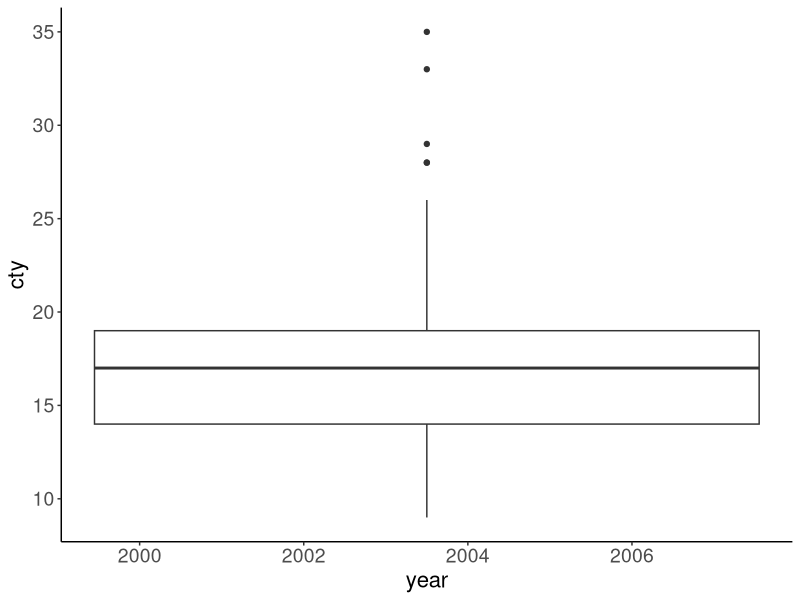
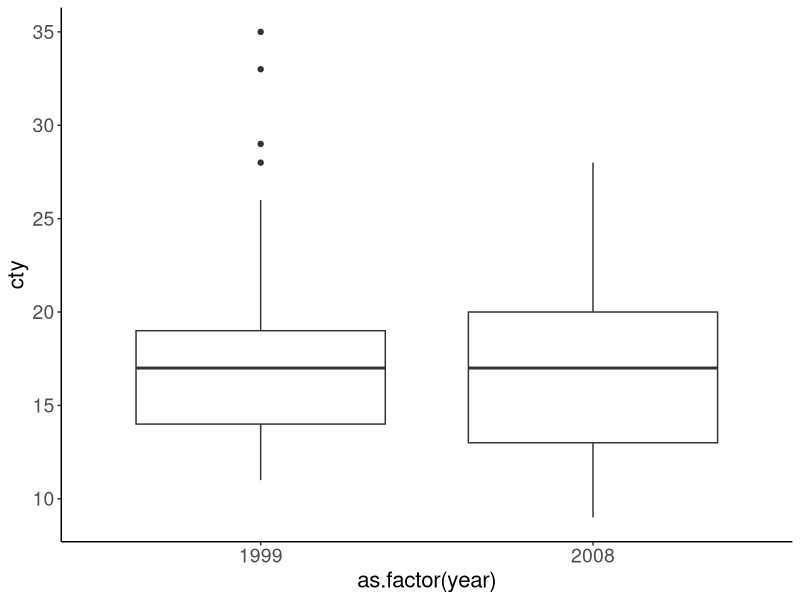
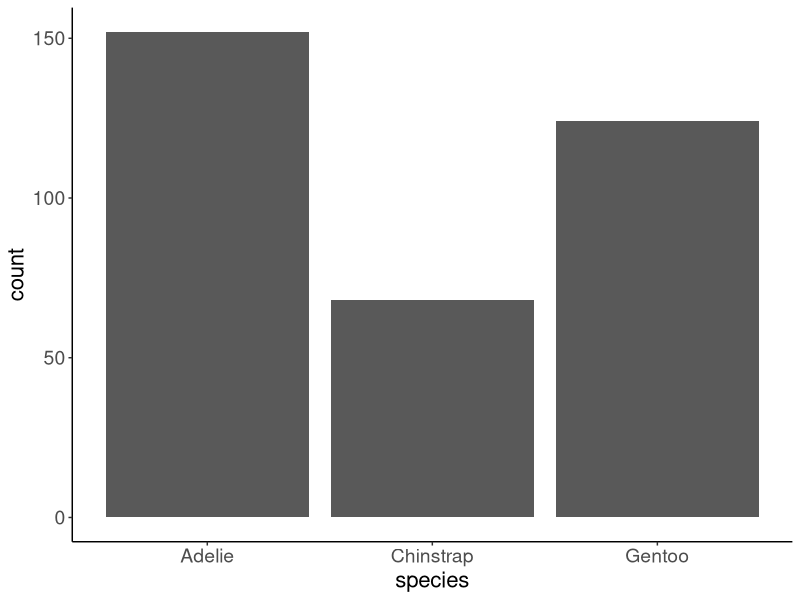
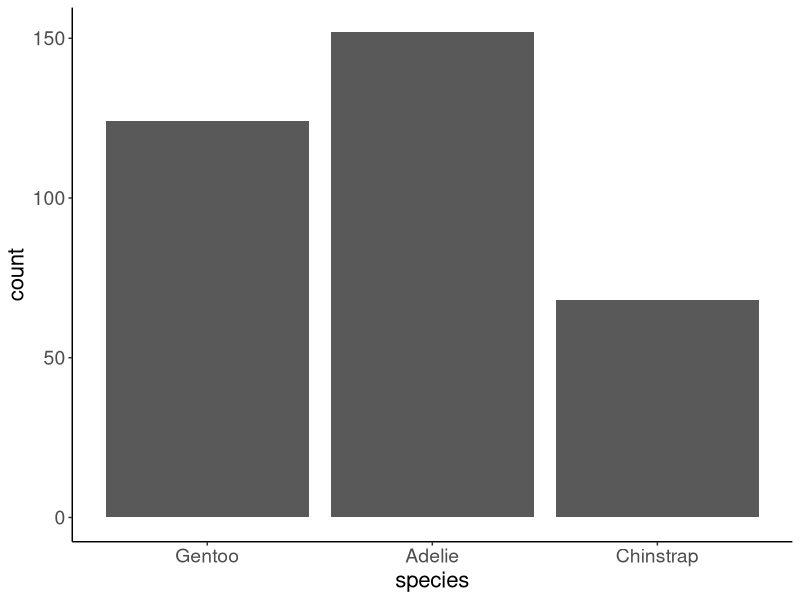
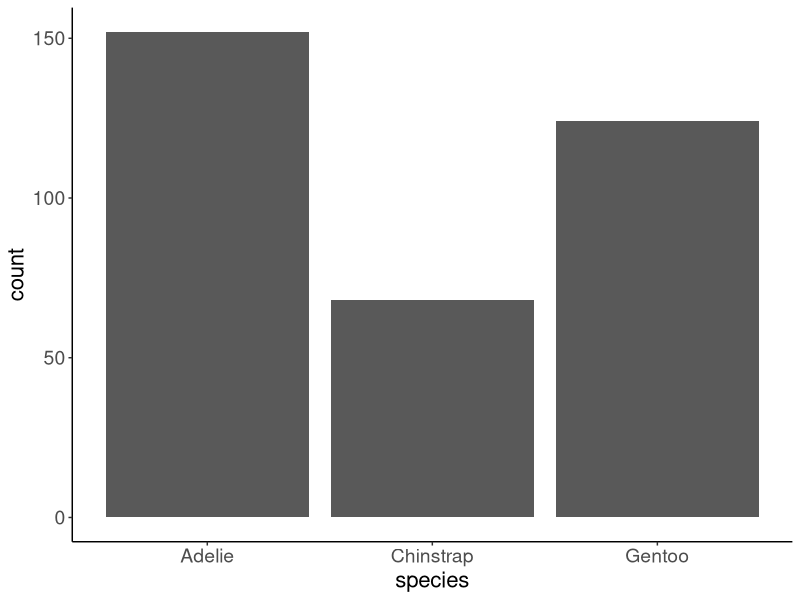
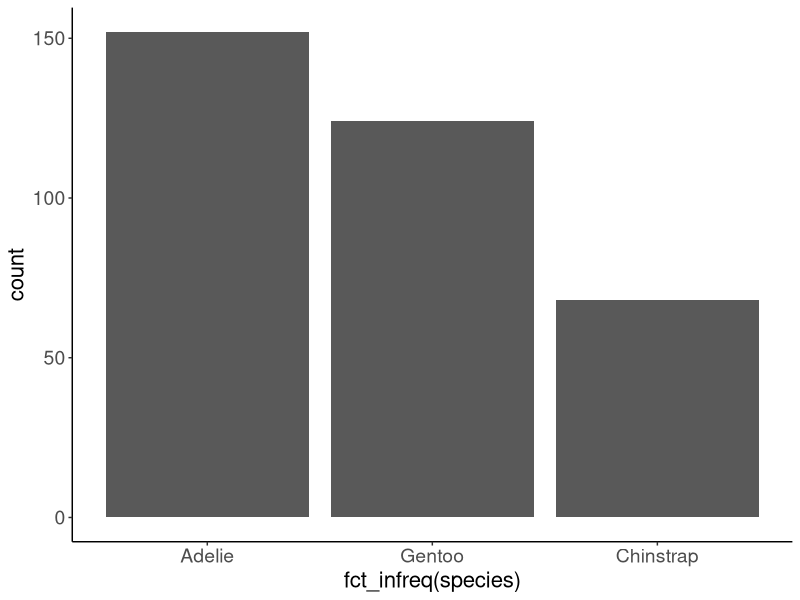
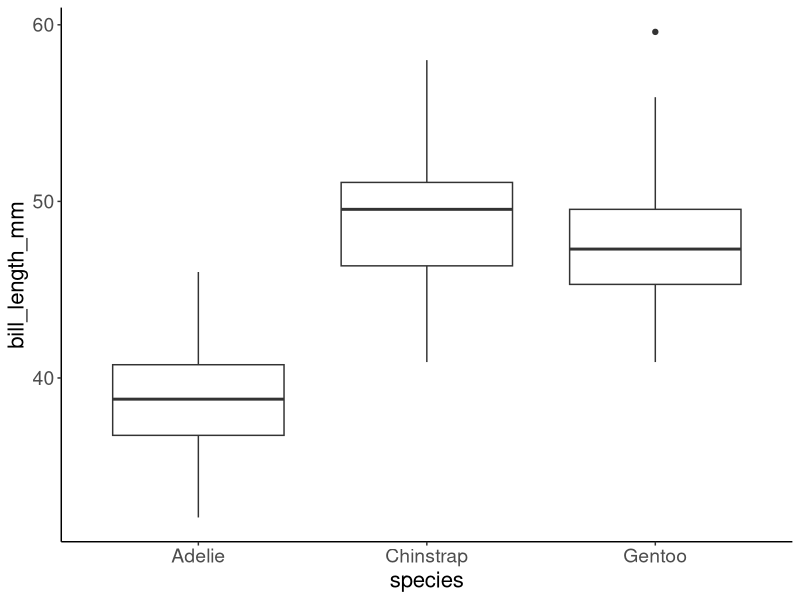
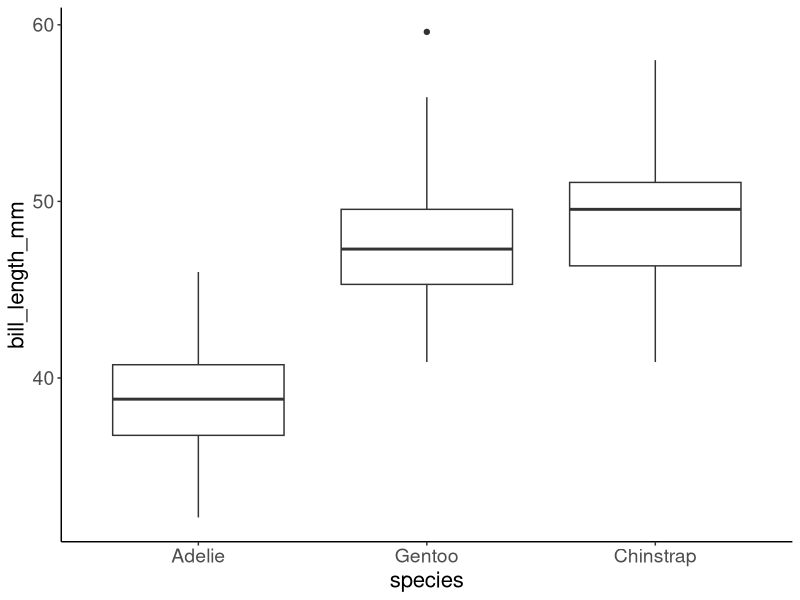

Write the R code that produced these figures, in order.
## ---- chunk 1
knitr::opts_chunk$set(echo = TRUE, message=F, warning=F, comment = ' ', cache=FALSE)
setwd(here::here('slides/lectures'))
library(tidyverse)
theme_set(theme_classic()+theme(axis.text = element_text(size=14),
                                axis.title = element_text(size=16),
                                legend.text = element_text(size=14),
                                legend.title = element_text(size=16)))
## ---- chunk 2
x <- c('Maryland','Virginia', 'District', 'Maryland','Virginia')  # a character vector
xf <- as.factor(x)
xf
## ---- chunk 3
as.integer(xf)
## ---- chunk 4
as.character(xf)
## ---- chunk 5
y <- c(5, 3, 9, 4, 5, 3)
yf <- as.factor(y)
yf
## ---- chunk 6
as.numeric(yf)
## ---- chunk 7
as.numeric(as.character(yf))
## ---- chunk 8
x <- c('MD','DC','VA','MD','DC')
xf <- factor(x)
unclass(xf)
## ---- chunk 9
x <- c('MD','DC','VA','MD','DC')
xf <- factor(x, levels = c('MD','DC','VA'))
unclass(xf)
## ---- chunk 10
x <- mpg$drv
xf <- factor(x, 
              levels = c('4-wheel','Front wheel',
                         'Rear wheel'))
head(xf)
## ---- chunk 11
x <- mpg$drv
xf <- factor(x, 
              levels = c('4', 'f','r'), #<<
              labels = c('4-wheel','Front wheel',#<<
                         'Rear wheel'))#<<
head(xf)
## ---- chunk 12
ggplot(mpg,
       aes(year, cty))+
  geom_boxplot()
## ---- chunk 13
ggplot(mpg, 
       aes(as.factor(year), cty))+
  geom_boxplot()
## ---- chunk 14
palmerpenguins::penguins %>% 
  group_by(species) %>% 
  slice_head(n=2) %>% 
  ungroup() %>% 
  model.matrix(~species, data = .)
## ---- chunk 15
library(palmerpenguins)
m <- lm(body_mass_g ~ species, data = penguins)
broom::tidy(m)
## ---- chunk 16
p1 <- penguins %>% 
  mutate(species = fct_relevel(species, 'Gentoo'))
m1 <- lm(body_mass_g ~ species, data=p1 )
broom::tidy(m1)
## ---- chunk 17
ggplot(penguins, 
       aes(x = species))+
  geom_bar()
## ---- chunk 18
ggplot(p1, 
       aes(x = species))+
  geom_bar()
## ---- chunk 19
x <- factor(str_split('statistics', '')[[1]], 
            levels = letters)
x
## ---- chunk 20
p1 <- penguins %>% filter(species != 'Gentoo')
fct_count(p1$species)
## ---- chunk 21
fct_drop(x)
## ---- chunk 22
p1 <- p1 %>% mutate(species = fct_drop(species))
fct_count(p1$species)
## ---- chunk 23
ggplot(penguins, 
       aes(x = species))+
  geom_bar()
## ---- chunk 24
ggplot(penguins,
       aes(x = fct_infreq(species)))+
  geom_bar()
## ---- chunk 25
ggplot(penguins, 
       aes(x = species,
           y = bill_length_mm))+
  geom_boxplot()
## ---- chunk 26
ggplot(penguins, 
       aes(x = fct_reorder(species, bill_length_mm, 
                           .fun=median, na.rm=T),
           y = bill_length_mm))+
  geom_boxplot() + labs(x = 'species')
## ---- chunk 27
if('USArrests' %in% ls()) rm(USArrests)
if(!('State' %in% names(USArrests))) USArrests <- USArrests %>% rownames_to_column('State')

## ---- chunk 28
ggplot(USArrests, aes(x=State, y = Murder))+
  geom_bar(stat = 'identity') + 
  theme(axis.text = element_text(size=6))+
  coord_flip()
## ---- chunk 29
ggplot(USArrests, aes(
  x = fct_reorder(State, Murder),
  y = Murder))+
  geom_bar(stat = 'identity')+
  theme(axis.text = element_text(size=6))+
  coord_flip()
## ---- chunk 30
ggplot(iris, aes(
  x = Sepal.Length, y = Sepal.Width, color = Species))+
  geom_smooth(se=F)
## ---- chunk 31
ggplot(iris, aes(
  x = Sepal.Length, y = Sepal.Width, 
  color = fct_reorder2(Species,
                       Sepal.Length, Sepal.Width)))+
  geom_smooth(se=F) + labs(color = 'Species')
## ---- chunk 32

